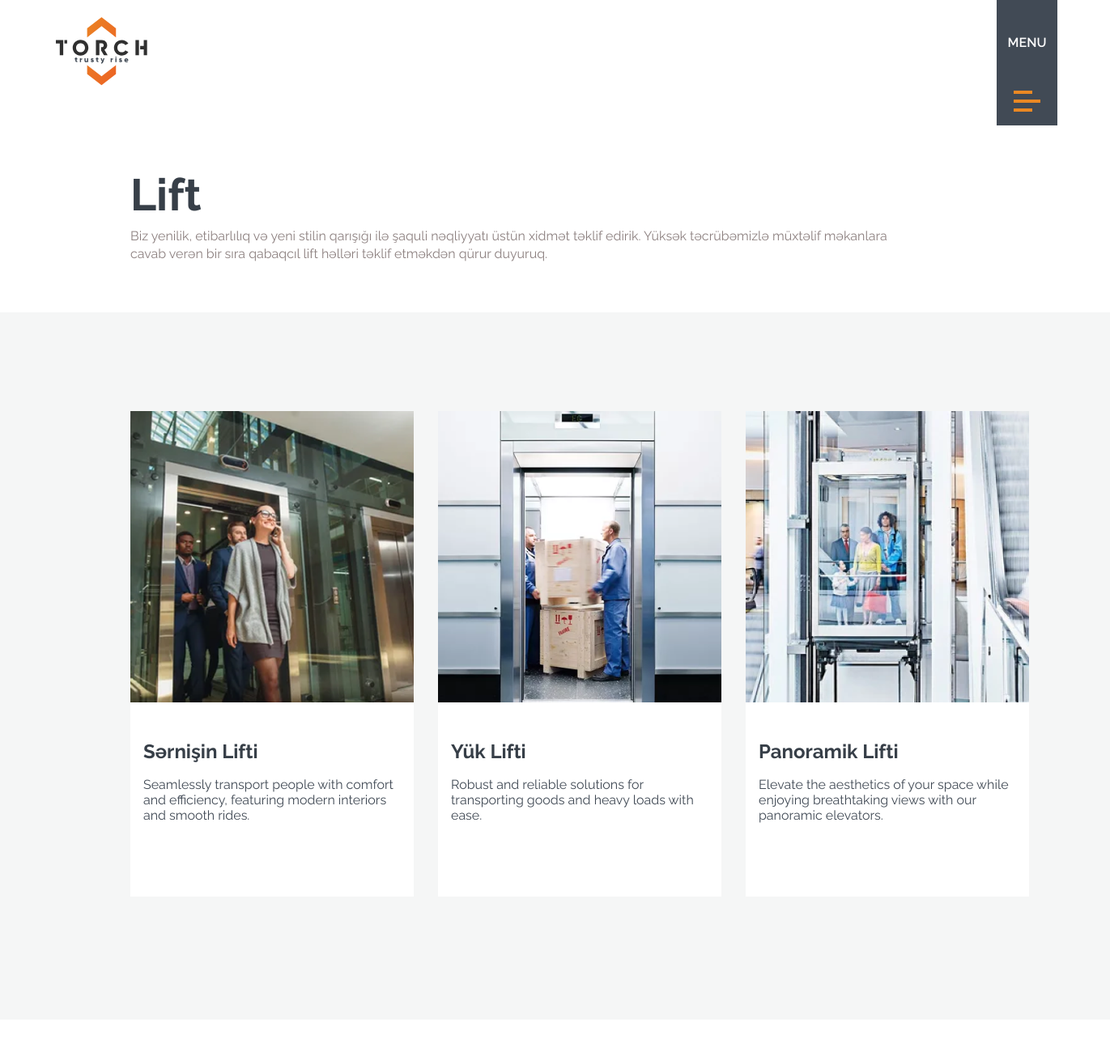
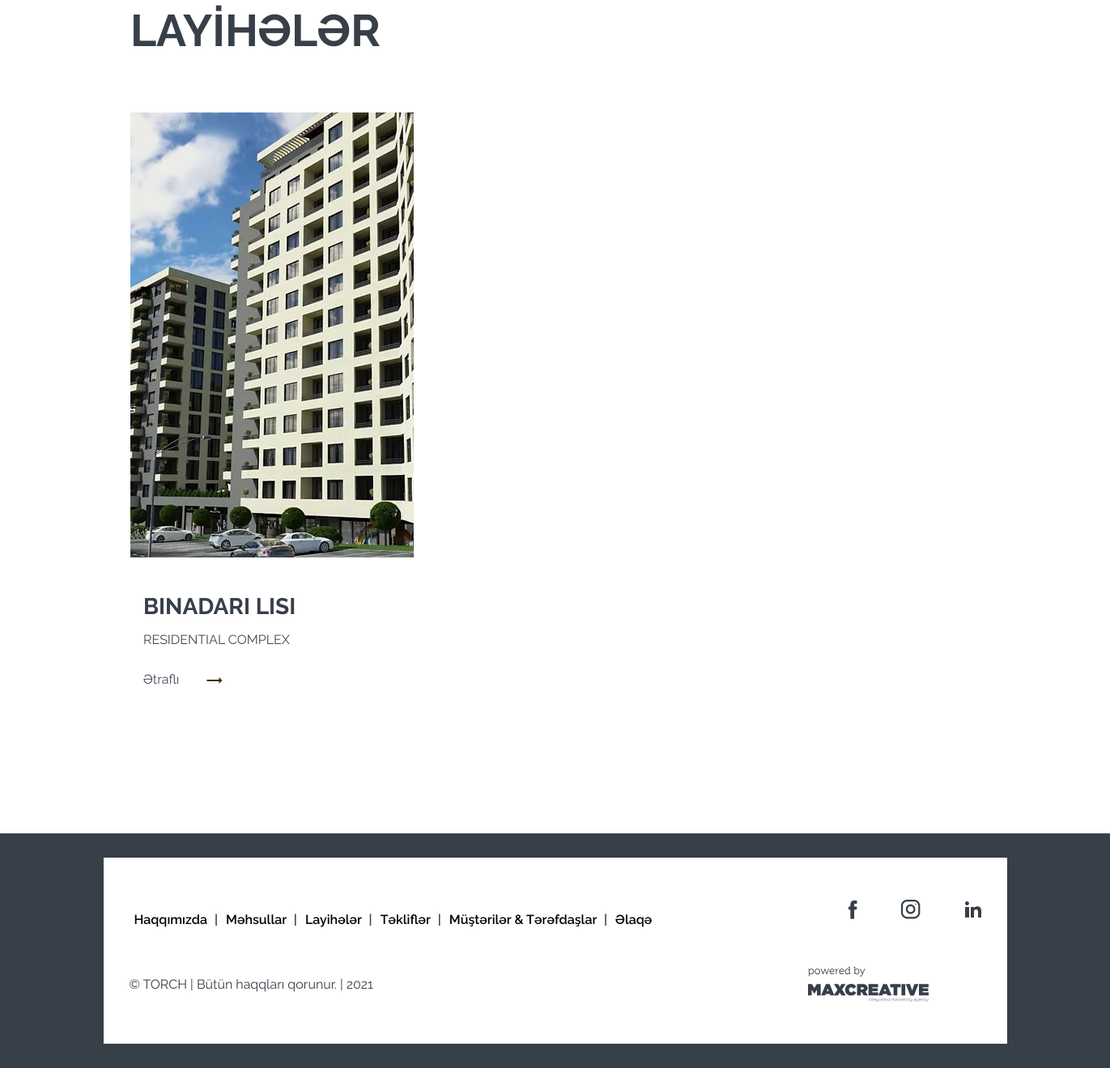
The page /products/1/ on the database its author committed (2 pictures, top to bottom).
### home/models.py (models this page shows, shortened)
class General(models.Model):
    logo = models.FileField()
    logo_white = models.FileField()
    meta_title = models.CharField(max_length=255)
    meta_description = models.CharField(max_length=255)
    meta_keywords = models.CharField(max_length=255)
    favicon = models.FileField()
    copyright = models.CharField(max_length=255)
    powered_by_logo = models.FileField()
    powered_by_url = models.CharField(max_length=255)
    email = models.CharField(max_length=255)
    phone = models.CharField(max_length=255)
    address = models.CharField(max_length=255)
    map_embed = models.CharField(max_length=1000)
    map_url = models.CharField(max_length=1000)
    sirketimiz = models.TextField()
    our_mission = models.TextField()
    deyerlerimiz = models.TextField()
    korporativ_medeniyyet = models.TextField()
    sirketimiz_title_text = models.CharField(max_length=255)
    our_mission_title_text = models.CharField(max_length=255)
    deyerlerimiz_title_text = models.CharField(max_length=255)
    korporativ_medeniyyet_title_text = models.CharField(max_length=255)
    class Meta:
        verbose_name = 'Ümumi məlumatlar'
        verbose_name_plural = verbose_name

class Project(models.Model):
    product_category = models.ForeignKey('product.Category', on_delete=models.SET_NULL, null=True, blank=True, related_name="projects")
    title = models.CharField(max_length=255)
    image = models.FileField()
    subtitle = models.CharField(max_length=255)
    description = models.CharField(max_length=255)
    veziyyeti = models.CharField(max_length=255)
    tip = models.CharField(max_length=255)
    sahe = models.CharField(max_length=255)
    muddet = models.CharField(max_length=255)
    yer = models.CharField(max_length=255)
    musteri = models.CharField(max_length=255)
    class Meta:
        verbose_name = 'Layihələr'
        verbose_name_plural = verbose_name

class Social(models.Model):
    icon = models.FileField()
    icon_font_tag = models.CharField(max_length=255)
    url = models.CharField(max_length=255)
    name = models.CharField(max_length=255)
    class Meta:
        verbose_name = 'Sosial Media Linkləri'
        verbose_name_plural = verbose_name

### product/models.py (models this page shows, shortened)
class Category(models.Model):
    name = models.CharField(max_length=256)
    excerpt = models.TextField()
    main_image = models.ImageField()

class Product(models.Model):
    category = models.ForeignKey(Category, on_delete=models.CASCADE, related_name="products")
    dark_section_title = models.CharField(max_length=256)
    dark_section_text = models.TextField()
    sub_models_title = models.CharField(max_length=256)
    sub_models_text = models.TextField()
    name = models.CharField(max_length=256)
    excerpt = models.TextField()
    main_image = models.ImageField()
    description = models.TextField()

### product/views.py (the view)
# urls.py: path('products/<int:id>/', product_views.products, name="products"),
def products(request, id):
    category = Category.objects.get(pk=id)
    products = Product.objects.filter(category=category)
    general = General.objects.all()[0]
    social = Social.objects.all()
    context = {
        'products': products,
        'general': general,
        'social': social,
        'category': category,
    }
    return render(request, 'products.html', context)

### templates/products.html (shortened to what this page needs)
{% load static i18n %}
<!DOCTYPE html>
<html lang="en">
<head>
    <link href="https://cdn.jsdelivr.net/npm/bootstrap@5.1.3/dist/css/bootstrap.min.css" rel="stylesheet">
    <link rel="stylesheet" href="https://cdnjs.cloudflare.com/ajax/libs/font-awesome/6.0.0-beta3/css/all.min.css">
    <link rel="stylesheet" href="{% static 'css/style.css'%}">
    <link rel="stylesheet" href="{% static 'css/responsive.css'%}">
</head>
<body>
    <header>
        <nav>
            <a href="{% url 'index'%}">
                <div class="logo">
                    <img src="{{general.logo.url}}" alt="">
                   </div>
            </a>
            <div class="burger-menu menu-bar">
                <div class="menu-main">{% trans 'MENU'%}</div>
                <div class="lines">
                    <div class="line line1"></div>
                    <div class="line line2"></div>
                    <div class="line line1"></div>
                </div>
            </div>
        </nav>
    </header>
    <section class="about">
        <div class="my-container">
            <div class="about-head">
                <div class="title project-title">
                    <h1>{{category.name}}</h1>
                    <p>{{category.excerpt}} </p>
                </div>
            </div>
        </div>
    </section>
    <section class="projects">
        <div class="project-content">
            <div class="project-cards" >
				{% for p in products %}
                <a href="{% url 'product' p.id %}">
                    <div class="project--card" style="    height: 600px;">
                        <div class="img">
                            <img src="{{p.main_image.url}}" alt="">
                        </div>
                        <div class="card-text" style="padding:37px 16px 18px 16px;">
                            <h1 style=" font-size: 24px; ">{{p.name}}</h1>
                            <p>{{p.excerpt}}</p>
                        </div>
                    </div>
                </a>
                {% endfor %}
            </div>
        </div>
    </section>
 <section class="projects" style="    background: #ffffff;">
        <div class="project-content">
            <div class="title project-title" style="     margin-top: 50px;box-sizing: border-box; position: relative; left: 161px; display: flex; flex-wrap: wrap; ">
                    <h1 style="font-weight: bold; font-size: 55px; line-height: 65px; color: #373F48;">{% trans 'LAYİHƏLƏR'%}</h1>
                </div>
            <div class="project-cards" style="    padding: 61px 0;">
				{% for p in category.projects.all %}
                <a href="{% url 'project' p.id %}">
                    <div class="project--card">
                        <div class="img">
                            <img src="{{p.image.url}}" alt="">
                        </div>
                        <div class="card-text">
                            <h1  style=" font-size: 28px; ">{{p.title}}</h1>
                            <p>{{p.subtitle}}</p>
                            <a href="{% url 'project' p.id %}"><p>{% trans 'Ətraflı'%} <span><img src="{% static 'svg/arrow.svg'%}" alt=""></span></p></a>
                        </div>
                    </div>
                </a>
                {% endfor %}
            </div>
        </div>
    </section>
    <footer>
        <div class="footer-width">
            <div class="container">
                <div class="footer-content">
                    <div class="footer-address">
<div class="address">
                         <p><a href="{% url 'about'%}" style=" color: black; margin-right: 5px; margin-left: 6px; ">{% trans 'Haqqımızda'%} </a> |  <a href="{% url 'categories'%}" style=" color: black; margin-right: 5px; margin-left: 6px; ">{% trans 'Məhsullar'%}  </a>|  <a href="{% url 'projects'%}" style=" color: black; margin-right: 5px; margin-left: 6px; ">{% trans 'Layihələr'%}  </a>|  <a href="{% url 'offers'%}" style=" color: black; margin-right: 5px; margin-left: 6px; ">{% trans 'Təkliflər'%}  </a>| <a href="{% url 'clients'%}" style=" color: black; margin-right: 5px; margin-left: 6px; "> {% trans 'Müştərilər & Tərəfdaşlar'%} </a> | <a href="{% url 'contact'%}" style=" color: black; margin-right: 5px; margin-left: 6px; "> {% trans 'Əlaqə'%}</a></p>
                        </div>
                        <div class="copyright">
                            {{general.copyright}}
                        </div>
                    </div>
                    <div class="footer-socials">
                        <div class="socials">
                            {%for s in social%}
                            <a href="{{s.url}}" target="_blank"><img src="{{s.icon.url}}" alt=""></a>
                            {% endfor %}
                        </div>
                        <div class="powered-by">
                            <a href="{{general.powered_by_url}}" target="_blank">
                            <img src="{{general.powered_by_logo.url}}" alt=""></a>
                        </div>
                    </div>
                </div>
            </div>
        </div>
    </footer>
</body>
</html>

### static/css/style.css (style rules this page uses)
:root { --main-font: 'Raleway'; --main-color: #EA8823; --bg-color: #373F48; --text-color: #373F48; --secondary-text-color: #414A55; }
* { margin: 0; padding: 0; box-sizing: border-box; font-family: var(--main-font); }
a { text-decoration: none; }
header { width: 100%; }
nav { width: 90%; margin: auto; display: flex; justify-content: space-between; align-items: center; }
.logo img { width: 113px; padding-top: 15px; }
.burger-menu { position: fixed; right: 65px; top: 0; width: 75px; height: 155px; background-color: #414A55; color: #fff; display: flex; flex-wrap: wrap; align-items: end; justify-content: center; text-align: center; z-index: 999; transition: all .5s ease-in; cursor: pointer; }
.burger-menu .menu-main { flex: 0 0 100%; font-weight: 600; font-size: 16px; line-height: 19px; }
.lines { padding-bottom: 10px; }
.line { background-color: var(--main-color); height: 4px; margin: 7px 0; }
.line1 { width: 23px; transition: all .3s ease-in; }
.line2 { width: 33px; }
.menu-bar { cursor: pointer; z-index: 999999; }
footer { background-color: var(--bg-color); padding: 30px 0; }
.footer-content { background-color: #fff; display: flex; justify-content: space-between; height: 230px; align-items: center; padding: 0 32px; }
.address { margin-bottom: 58px; }
.address p { margin: 0; font-weight: 600; font-size: 16px; line-height: 25px; color: var(--text-color); }
.copyright { font-size: 16px; line-height: 19px; display: flex; align-items: center; color: #373F48; }
.socials { padding-bottom: 58px; float: right; }
.socials img { padding-left: 50px; }
.about-head { display: flex; justify-content: space-between; padding-bottom: 45px; padding-top: 100px; }
.my-container { width: 87%; }
.about-head .title { position: relative; left: 161px; }
.about-head .title h1 { font-weight: bold; font-size: 55px; line-height: 65px; color: #373F48; }
.about-head .title p { font-weight: normal; font-size: 16px; line-height: 22px; color: #8D8180; width: 65%; }
.projects { background: #F5F6F6; }
.project-content { width: 87%; }
.project-cards { position: relative; left: 161px; display: flex; flex-wrap: wrap; padding: 122px 0; }
.project-title p { width: 80% !important; }
.project--card { width: 350px; height: 800px; background-color: #fff; margin: 0px 30px 30px 0px; overflow: hidden; }
.card-text { padding: 37px 0 0 16px; }
.card-text span { margin-left: 30px; }
.project--card .card-text h1 { font-weight: bold; font-size: 40px; line-height: 47px; color: #373F48; }
.project--card .card-text p { font-size: 16px; line-height: 19px; color: #414A55; margin-bottom: 30px; }

### rows shown on the page
General: logo (picture), copyright "© TORCH | Bütün haqqları qorunur. | 2021", powered_by_logo (picture)
Category: name "Lift", excerpt "Biz yenilik, etibarlılıq və yeni stilin qarışığı ilə şaquli nəqliyyatı üstün xidmət təklif edirik. Yüksək təcrübəmizlə müxtəlif məkanlara cavab verən bir sıra qabaqcıl lift həlləri təklif etməkdən qürur duyuruq."
Product: main_image (picture), name "Sərnişin Lifti", excerpt "Seamlessly transport people with comfort and efficiency, featuring modern interiors and smooth rides."
Product: main_image (picture), name "Yük Lifti", excerpt "Robust and reliable solutions for transporting goods and heavy loads with ease."
Product: main_image (picture), name "Panoramik Lifti", excerpt "Elevate the aesthetics of your space while enjoying breathtaking views with our panoramic elevators."
Project: image (picture), title "BINADARI LISI", subtitle "RESIDENTIAL COMPLEX"
Social: icon (picture)
Social: icon (picture)
Social: icon (picture)
